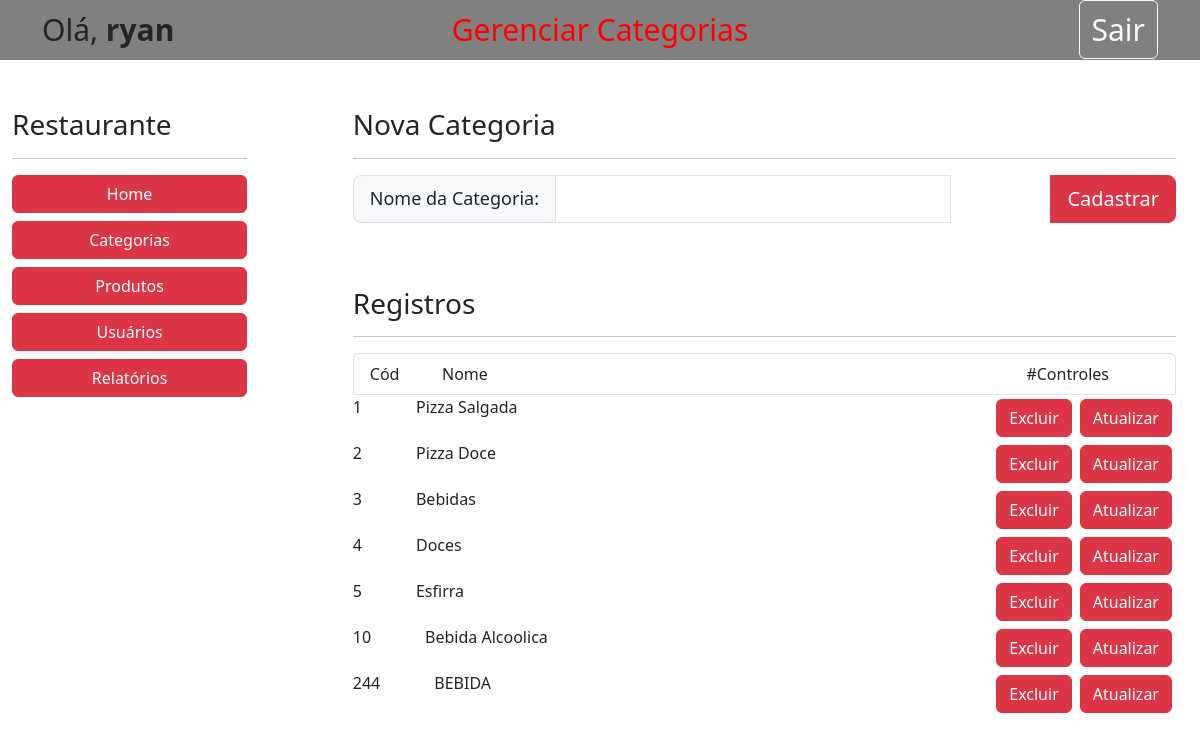
The page /gerenciar_categorias.php (signed in) on the database its author committed.
### tables this page shows
CREATE TABLE `tb_categoria` (
  `cd_categoria` int(11) NOT NULL,
  `nm_categoria` varchar(45) NOT NULL
);

### conexao.php (called while the page is built, shortened)
<?php
function getCategorias(){
    $comando = 'SELECT * FROM tb_categoria';
    $resposta = $GLOBALS['con']->query($comando);
    return $resposta;
}

### gerenciar_categorias.php (the view, shortened to what this page needs)
<?php include('conexao.php');
?>
<!DOCTYPE html>
<html lang="pt-br">
<head>
    <link href="https://cdn.jsdelivr.net/npm/bootstrap@5.3.3/dist/css/bootstrap.min.css" rel="stylesheet">
</head>
<body>
    <div class="topo">
        <div class="container text-center">
            <div class="row align-items-center">
                <div class="col text-start">
                    <span" style="font-size: 30px;">Olá, <b><?php echo $_SESSION['nome'];?></b></span>
                </div>
                <div class="col text-center">
                    <span style="color: red; font-size: 30px;">Gerenciar Categorias</span>
                </div>
                <div class="col">
                    <a href="index.html" class="btn btn-outline-light" style="float:right; font-size: 30px;">Sair</a>
                </div>
            </div>
        </div>
    </div>
    <div class="container-fluid">
        <br>
        <br>
        <div class="row-sm" style="width: 30%;float: left;">
            <div class="col-8">
               <h3>Restaurante</h3>
               <hr>
               <div class="d-grid gap-2 col-12 auto">
                <?php include('menu.inc'); ?>
               </div>
           </div>
       </div>
        <div class="row text-center" style="width: 70%;float: left;">
            <div class="card-body">
                <h3 style="text-align: left;">Nova Categoria</h3>
                <hr>
                <form method = "post">
                <div class="input-group mb-3 input-group-lg">
                        <span class="input-group-text" id="basic-addon1" style="font-size: 18px;">Nome da Categoria:</span>
                        <input type="text" class="form-control" style="margin-right: 100px;" name="categoria">
                        <button type="submit"  class="btn btn-primary btn-danger">Cadastrar</button>
                    </form>
                </div>
            </div>
        </div>
            <div class="row text-center" style="width:70%; float: left;">
                <div class="card-body">
                    <br>
                    <br>
                    <h3 style="text-align: left;">Registros</h3>
                    <hr>
                    <div class="mb-3 input-group-lg">
                        <ul class="list-group ">
                            <li class="list-group-item"><label>Cód</label> <label style="margin-left: 3.2vw;">Nome</label>  <label style="float: right; margin-right: 50px;">#Controles</label></li>
                            <?php
                            $todas = getCategorias();
                            while($linha = $todas->fetch_array()){
                                echo '<li class=."list-group-item"><label id="bebida_num">'.$linha['cd_categoria'].'</label><label style="margin-left: 4.5vw;">'.$linha['nm_categoria'].'</label>
                                <a  href="?atualizar='.$linha['nm_categoria'].'">
                                <button class="btn btn-primary m-1 btn-danger" type="button" style="float: right;">Atualizar</button></a>
                                <a href="?excluir='.$linha['cd_categoria'].'"><button class="btn btn-primary m-1 btn-danger" type="button" style="float: right;">Excluir</button></a>
                                </li>';
                            }
                            ?>
                        </ul>
                    </div>
                </div>
            </div>
</body>
</html>

### menu.inc
<a href="dashboard_admin.php" class="btn btn-primary btn-danger">Home</a>
                <a href="gerenciar_categorias.php"  class="btn btn-primary btn-danger ">Categorias</a>
                <a href="gerenciar_produtos.php"  class="btn btn-primary btn-danger " >Produtos</a>
                <a href="gerenciar_usuario.php"  class="btn btn-primary btn-danger ">Usuários</a>
                <a href="relatorio.php" class="btn btn-primary btn-danger">Relatórios</a>

### gerenciar_categorias.php (style rules this page uses)
.topo { width: 100%; height: 7.5vh; background-color: grey; }
li { text-align: left; list-style: none; }

### rows shown on the page
tb_categoria: cd_categoria "1", nm_categoria "Pizza Salgada"
tb_categoria: cd_categoria "2", nm_categoria "Pizza Doce"
tb_categoria: cd_categoria "3", nm_categoria "Bebidas"
tb_categoria: cd_categoria "4", nm_categoria "Doces"
tb_categoria: cd_categoria "5", nm_categoria "Esfirra"
tb_categoria: cd_categoria "10", nm_categoria "Bebida Alcoolica"
tb_categoria: cd_categoria "244", nm_categoria "BEBIDA"

### other values the page prints
$_SESSION['nome'] "ryan"
